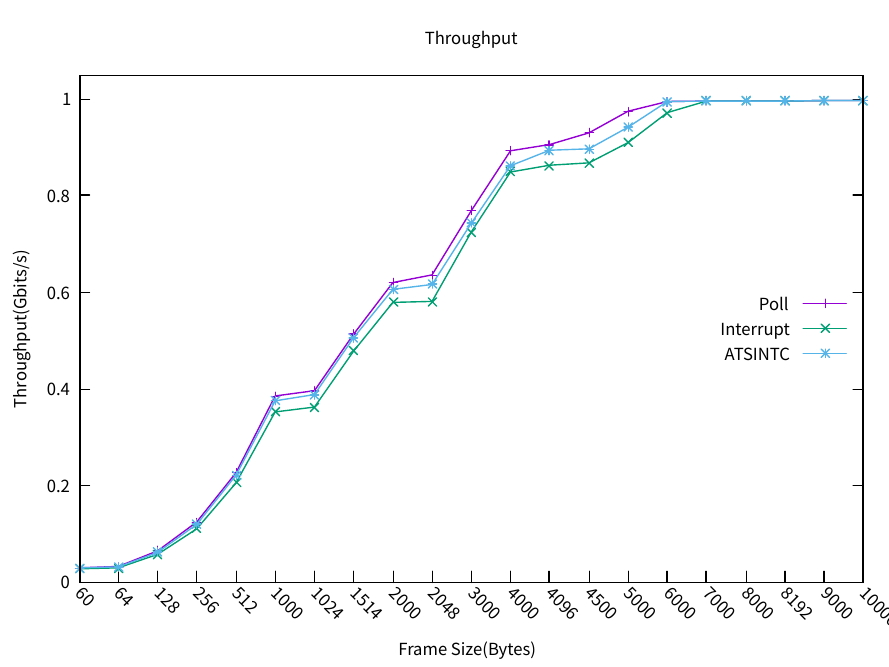

Here is the gnuplot script that generated this plot:
# set terminal pngcairo  transparent enhanced font "arial,10" fontscale 1.0 size 600, 400 
# set output 'histograms.1.png'
set key fixed right center vertical Right noreverse noenhanced autotitle nobox
set style data linespoints
set datafile missing '-'
set xtics border in scale 1,0.5 nomirror rotate by -45  autojustify
set xtics  norangelimit 
set xtics   ()
set xlabel 'Frame Size(Bytes)'
set ylabel 'Throughput(Gbits/s)'
set title "Throughput" 
set xrange [ * : * ] noreverse writeback
set yrange [ * : 1.05 ] noreverse writeback
set colorbox vertical origin screen 0.9, 0.2 size screen 0.05, 0.6 front  noinvert bdefault
NO_ANIMATION = 1
## Last datafile plotted: "throughput.dat"
plot 'throughput.dat' using 2:xtic(1) title columnheader(2), for [i=3:4] '' using i title columnheader(i)
